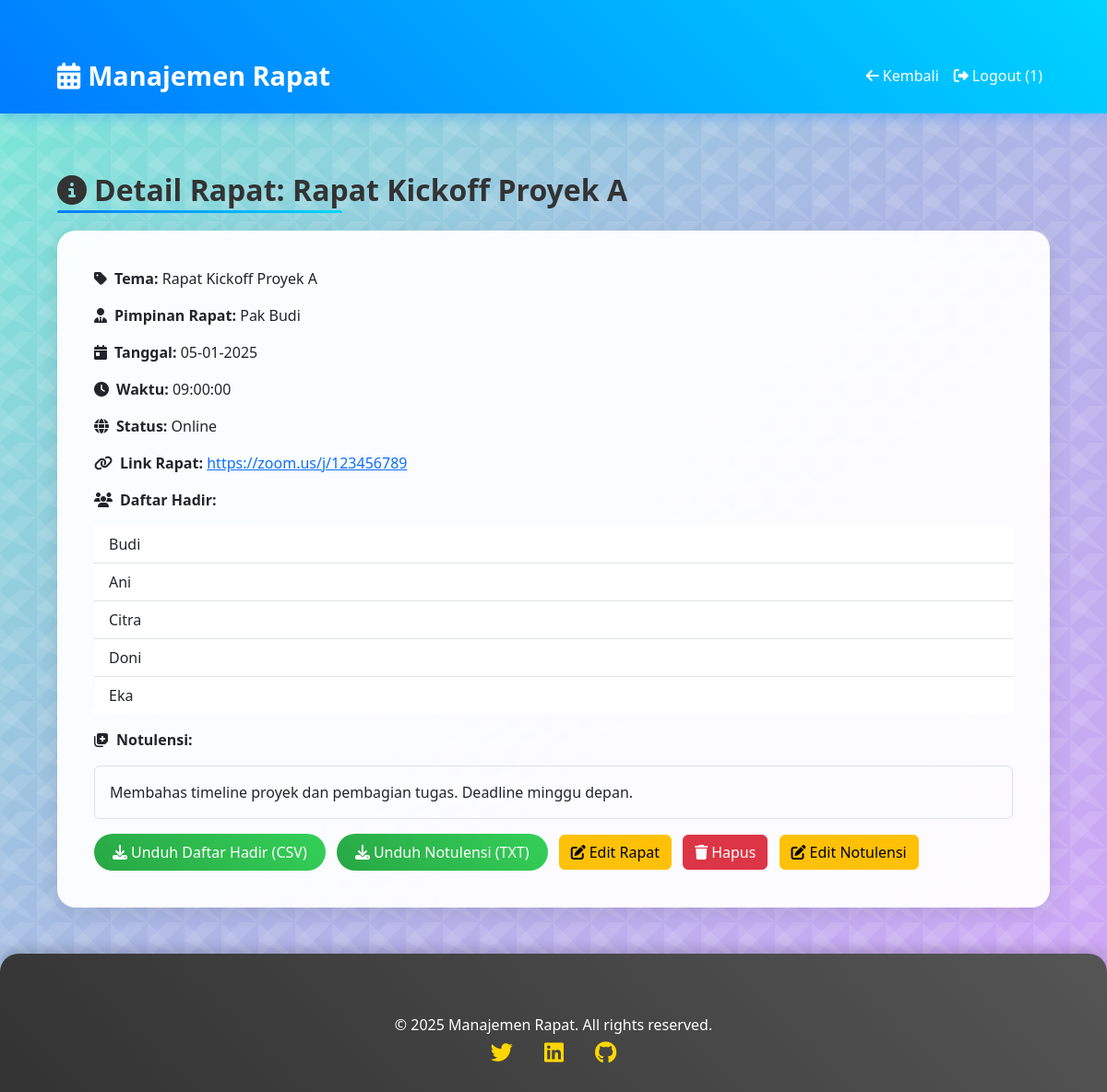
Page /view_meeting.php?id=1 (signed in) on the committed database.
### tables this page shows
CREATE TABLE `meetings` (
  `id` int NOT NULL,
  `theme` varchar(255) NOT NULL,
  `meeting_date` date NOT NULL,
  `meeting_time` time NOT NULL,
  `status` enum('Online','Offline') NOT NULL,
  `attendees` text NOT NULL,
  `notes` text NOT NULL,
  `meeting_link` varchar(255) DEFAULT NULL,
  `file_path` varchar(255) DEFAULT NULL,
  `leader` varchar(100) NOT NULL,
  `department` enum('IT','Marketing','HR','Keuangan','Produksi','Sales') NOT NULL,
  `created_at` timestamp NULL DEFAULT CURRENT_TIMESTAMP
);

### view_meeting.php (the view, shortened to what this page needs)
<?php
require 'config.php';
$role = mysqli_fetch_assoc(mysqli_query($conn, "SELECT role FROM users WHERE id = " . $_SESSION['user_id']))['role'];
$id = intval($_GET['id']);
$query = "SELECT * FROM meetings WHERE id = $id";
$result = mysqli_query($conn, $query);
$meeting = mysqli_fetch_assoc($result);
?>
<!DOCTYPE html>
<html lang="id">
<head>
    <link href="https://cdn.jsdelivr.net/npm/bootstrap@5.3.0/dist/css/bootstrap.min.css" rel="stylesheet">
    <link rel="stylesheet" href="https://cdnjs.cloudflare.com/ajax/libs/font-awesome/6.4.0/css/all.min.css">
    <link rel="stylesheet" href="styles.css">
</head>
<body>
    <nav class="navbar navbar-expand-lg navbar-dark">
        <div class="container">
            <a class="navbar-brand" href="index.php"><i class="fas fa-calendar-alt me-2"></i>Manajemen Rapat</a>
            <div class="collapse navbar-collapse" id="navbarNav">
                <div class="navbar-nav ms-auto">
                    <a class="nav-link" href="index.php"><i class="fas fa-arrow-left me-1"></i>Kembali</a>
                    <a class="nav-link" href="logout.php"><i class="fas fa-sign-out-alt me-1"></i>Logout (<?php echo htmlspecialchars($_SESSION['user_id']); ?>)</a>
                </div>
            </div>
        </div>
    </nav>
    <div class="container">
        <h2 class="my-4"><i class="fas fa-info-circle me-2"></i>Detail Rapat: <?php echo htmlspecialchars($meeting['theme']); ?></h2>
        <div class="card p-4">
            <div class="card-body">
                <p><strong><i class="fas fa-tag me-2"></i>Tema:</strong> <?php echo htmlspecialchars($meeting['theme']); ?></p>
                <p><strong><i class="fas fa-user-tie me-2"></i>Pimpinan Rapat:</strong> <?php echo htmlspecialchars($meeting['leader']); ?></p>
                <p><strong><i class="fas fa-calendar-day me-2"></i>Tanggal:</strong> <?php echo date('d-m-Y', strtotime($meeting['meeting_date'])); ?></p>
                <p><strong><i class="fas fa-clock me-2"></i>Waktu:</strong> <?php echo htmlspecialchars($meeting['meeting_time']); ?></p>
                <p><strong><i class="fas fa-globe me-2"></i>Status:</strong> <?php echo htmlspecialchars($meeting['status']); ?></p>
                <?php if ($meeting['meeting_link']) echo "<p><strong><i class='fas fa-link me-2'></i>Link Rapat:</strong> <a href='" . htmlspecialchars($meeting['meeting_link']) . "' target='_blank'>" . htmlspecialchars($meeting['meeting_link']) . "</a></p>"; ?>
                <p><strong><i class="fas fa-users me-2"></i>Daftar Hadir:</strong></p>
                <ul class="list-group list-group-flush mb-3">
                    <?php
                    $attendees = explode(',', $meeting['attendees']);
                    foreach ($attendees as $attendee) {
                        echo "<li class='list-group-item'>" . htmlspecialchars(trim($attendee)) . "</li>";
                    }
                    ?>
                </ul>
                <p><strong><i class="fas fa-notes-medical me-2"></i>Notulensi:</strong></p>
                <p class="border p-3 rounded"><?php echo nl2br(htmlspecialchars($meeting['notes'])); ?></p>
                <div class="mt-3">
                    <a href="view_meeting.php?id=<?php echo $id; ?>&download=1" class="btn btn-success me-2"><i class="fas fa-download me-1"></i>Unduh Daftar Hadir (CSV)</a>
                    <a href="view_meeting.php?id=<?php echo $id; ?>&download_notes=1" class="btn btn-success me-2"><i class="fas fa-download me-1"></i>Unduh Notulensi (TXT)</a>
                    <?php if ($role == 'Admin'): ?>
                        <button type="button" class="btn btn-warning me-2" data-bs-toggle="modal" data-bs-target="#editModal"><i class="fas fa-edit me-1"></i>Edit Rapat</button>
                        <a href="view_meeting.php?id=<?php echo $id; ?>&delete=1" class="btn btn-danger me-2" onclick="return confirm('Yakin ingin menghapus rapat ini?')"><i class="fas fa-trash me-1"></i>Hapus</a>
                    <?php endif; ?>
                    <button type="button" class="btn btn-warning me-2" data-bs-toggle="modal" data-bs-target="#editNotesModal"><i class="fas fa-edit me-1"></i>Edit Notulensi</button>
                </div>
            </div>
        </div>
    </div>
    <footer class="footer">
        <div class="container">
            <p>© 2025 Manajemen Rapat. All rights reserved.</p>
            <div>
                <a href="#"><i class="fab fa-twitter"></i></a>
                <a href="#"><i class="fab fa-linkedin"></i></a>
                <a href="#"><i class="fab fa-github"></i></a>
            </div>
        </div>
    </footer>
</body>
</html>

### styles.css (style rules this page uses)
body { background: linear-gradient(135deg, #74ebd5, #acb6e5, #d4a5f9); font-family: "Segoe UI", Tahoma, Geneva, Verdana, sans-serif; color: #333; min-height: 100vh; position: relative; overflow-x: hidden; }
body::before { content: ""; position: absolute; top: 0; left: 0; width: 100%; height: 100%; z-index: -1; }
.navbar { background: linear-gradient(45deg, #007bff, #00d4ff); box-shadow: 0 4px 15px rgba(0, 123, 255, 0.3); padding: 15px 0; transition: all 0.3s ease; }
.navbar-brand { font-weight: bold; font-size: 1.8rem; color: #fff !important; }
.navbar-nav .nav-link { color: white !important; font-weight: 500; transition: all 0.3s ease; padding: 10px 15px; }
.container { max-width: 1100px; margin-top: 40px; animation: fadeIn 1s ease-in; }
h2 { font-weight: 600; color: #333; position: relative; display: inline-block; }
h2::after { content: ""; position: absolute; bottom: -5px; left: 0; width: 50%; height: 3px; background: linear-gradient(45deg, #007bff, #00d4ff); border-radius: 3px; }
.card { border: none; border-radius: 20px; box-shadow: 0 6px 20px rgba(0, 0, 0, 0.1); transition: all 0.3s ease; background: rgba(255, 255, 255, 0.95); backdrop-filter: blur(5px); }
.btn-success { background: linear-gradient(45deg, #28a745, #34d058); border: none; border-radius: 20px; padding: 8px 20px; color: white; transition: all 0.3s ease; }
.footer { background: linear-gradient(45deg, #333, #555); color: white; padding: 25px 0; margin-top: 50px; text-align: center; border-top-left-radius: 20px; border-top-right-radius: 20px; box-shadow: 0 -4px 15px rgba(0, 0, 0, 0.2); }
.footer p { margin: 0; font-size: 1rem; }
.footer a { color: #ffd700; text-decoration: none; margin: 0 15px; font-size: 1.5rem; transition: all 0.3s ease; }

### rows in the picture
meetings: theme "Rapat Kickoff Proyek A", leader "Pak Budi", meeting_date "05-01-2025", meeting_time "09:00:00", status "Online", meeting_link "https://zoom.us/j/123456789", attendees "Budi", attendees "Ani", attendees "Citra", attendees "Doni", attendees "Eka", notes "Membahas timeline proyek dan pembagian tugas. Deadline minggu depan."

### other values in the picture
$_SESSION['user_id'] "1"
